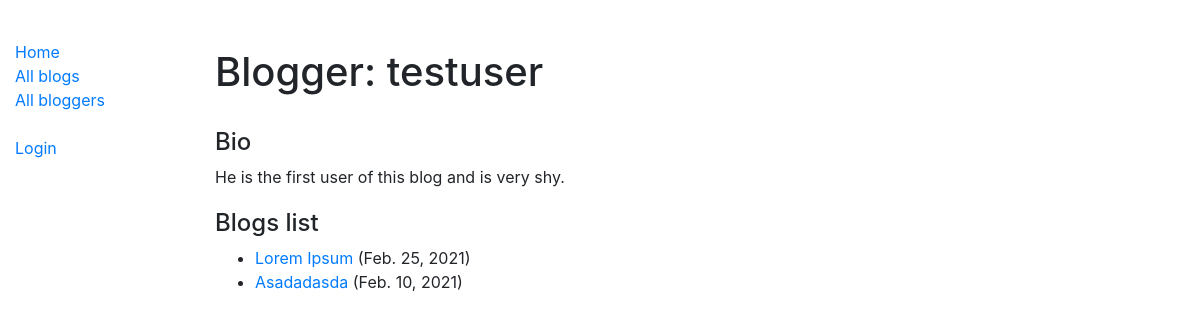
/blog/blogger/1, run on the app's committed database.
### blog/models.py (models this page shows, shortened)
class BlogAuthor(models.Model):
    name = models.OneToOneField(User, on_delete=models.SET_NULL, null=True)
    bio = models.TextField(max_length=1000, help_text='Write a brief bio about the author')

class Blog(models.Model):
    name = models.CharField(max_length=200, help_text='Enter the name/title of the blog')
    description = models.TextField(max_length=2000, help_text='Write description/content of the blog here')
    author = models.ForeignKey(BlogAuthor, on_delete=models.SET_NULL, null=True)
    post_date = models.DateField(default=date.today)
    class Meta:
        ordering = ['-post_date']

### blog/views.py (the view)
# urls.py: path('blogger/<int:pk>', views.BlogAuthorDetailView.as_view(), name='blogger-detail'),
class BlogAuthorDetailView(generic.DetailView):
    model = BlogAuthor

### blog/templates/blog/blogauthor_detail.html
{% extends "base_generic.html" %}
{% block content %}
  <br>
  <br>
  <h1>Blogger: {{ blogauthor.name }}</h1>
  <br>
  <h4>Bio</h4>
  <p> {{blogauthor.bio}} </p>
  <div style="margin-top:20px">
    <h4>Blogs list</h4>
    <ul>
      {% for blog in blogauthor.blog_set.all %}
        <li><a href="{% url 'blog-detail' blog.pk %}">{{blog.name}}</a> ({{blog.post_date}})</li>
      {% endfor %}
    </ul>
  </div>
{% endblock %}

### data on the page
BlogAuthor: name "testuser", bio "He is the first user of this blog and is very shy."
Blog: name "Lorem Ipsum", post_date "Feb. 25, 2021"
Blog: name "Asadadasda", post_date "Feb. 10, 2021"
